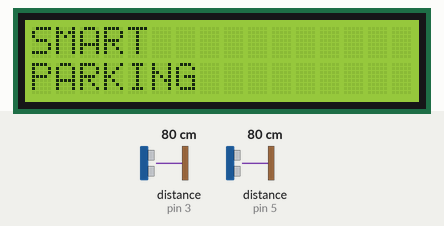
Simulated run of this sketch. Board: Arduino Uno, built with avr-gcc and run on an emulated ATmega328P. Parts: 16×2 character LCD. Wiring (inferred from the names in the program): 2 × ultrasonic range finder: trigger pin 2, echo pin 3 / trigger pin 4, echo pin 5. The inputs (shaded band) are chosen by the test bench; at power-on: distance to the obstacle (sensors on pin 3, pin 5) 80 cm. The echo pulse lasts 58.3 µs per cm.

Above: at 0.1 s.
At 2.2 s:
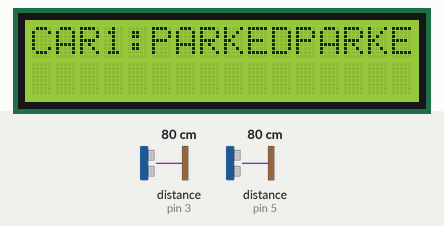

The sketch:

main.ino
```cpp
#include <LiquidCrystal_I2C.h>
#include <SoftwareSerial.h>
SoftwareSerial mySerial(10,11);
LiquidCrystal_I2C lcd(0x27,16,2);
const int TRIGGER_PIN1=2;
const int ECHO_PIN1=3;
const int TRIGGER_PIN2=4;
const int ECHO_PIN2=5;
const int TRIGGER_PIN3=6;
const int ECHO_PIN3=7;
//distance in cm
float distance_1=0, result_1=0;
float distance_2=0, result_2=0;
float distance_3=0, result_3=0;
long Time_1,Time_2,Time_3;
float car_1,car_2;
float d_1=6.0,d_2=6.0,d_3=6.0;
int total = 0 ,time=0 ;
void setup()
{
  mySerial.begin(115200);
  pinMode(TRIGGER_PIN1,OUTPUT);
  pinMode(TRIGGER_PIN2,OUTPUT);
  pinMode(TRIGGER_PIN3,OUTPUT);
  pinMode(ECHO_PIN1,INPUT);
  pinMode(ECHO_PIN2,INPUT);
  pinMode(ECHO_PIN3,INPUT);
  digitalWrite(TRIGGER_PIN1,LOW);
  digitalWrite(TRIGGER_PIN2,LOW);
  digitalWrite(TRIGGER_PIN3,LOW);
  lcd.init();
  lcd.backlight();
  lcd.setCursor(0,0);
  lcd.print("SMART");
  lcd.setCursor(0,1);
  lcd.print("PARKING");
  delay(2000);
  lcd.clear();
}

void loop()
{
  total=0;
  car_1=sensor_1();
  car_2=sensor_2();
  lcd.setCursor(0,0);
  lcd.print("CAR1:");
  if(car_1<=d_1)
  {
    lcd.print("PARKED");
  }
  else
  {
    total+=1;
  }
  if(car_1>d_1)
  {
    lcd.print("FREE");
  }
  if(car_2<=d_1)
  {
    lcd.print("PARKED");
  }
  else
  {
    total+=1;
  }
  if(car_2>d_1)
  {
    lcd.print("FREE");
  }
  lcd.print("FREE: ");
  lcd.print(total);
  if(time>=50)
  {
   mySerial.print('*');
   mySerial.print(total);
   mySerial.println('#');
   time=0;
  }
 time+=1;
 delay(200);
}
float sensor_1(void)
{
digitalWrite(TRIGGER_PIN1,HIGH);
delayMicroseconds(10);
digitalWrite(TRIGGER_PIN1,LOW);
Time_1=pulseIn(ECHO_PIN1,HIGH);
d_1=Time_1*0.034;
return result_1=d_1/2;
}
float sensor_2(void)
{
digitalWrite(TRIGGER_PIN2,HIGH);
delayMicroseconds(10);
digitalWrite(TRIGGER_PIN2,LOW);
Time_1=pulseIn(ECHO_PIN2,HIGH);
d_2=Time_2*0.034;
return result_2=d_2/2;
}
```
